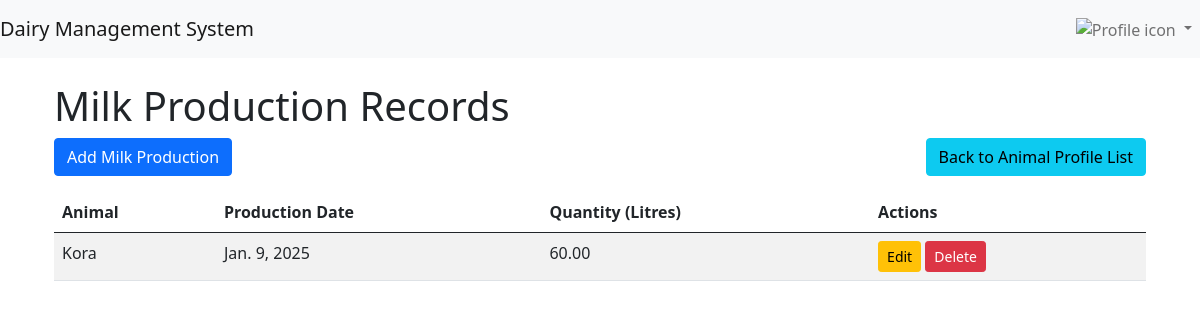
The page /data-management/milk-production/ (signed in) on the database as committed earlier.
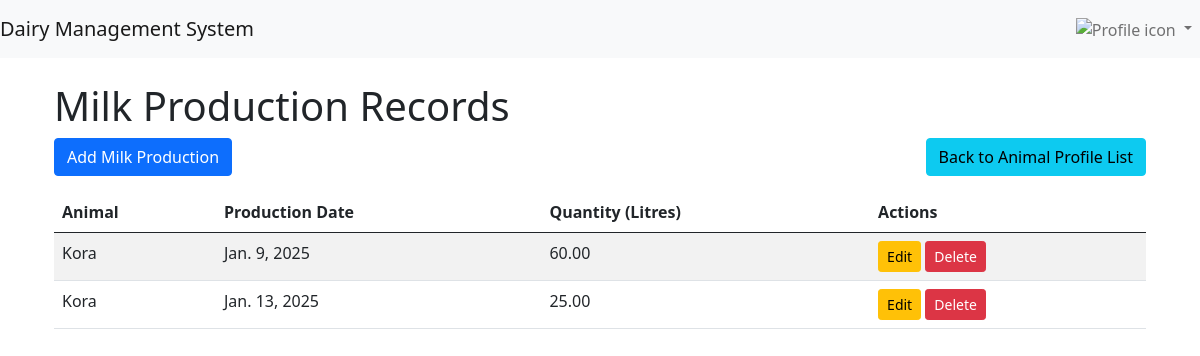
The same page on the database as committed later.
### data_management/models.py (models this page shows, shortened)
class MilkProduction(models.Model):
    livestock = models.ForeignKey(
        Livestock, on_delete=models.CASCADE, related_name="milk_productions", verbose_name=_("Livestock")
    )
    animal_profile = models.ForeignKey(AnimalProfile, on_delete=models.CASCADE, related_name="milk_productions")
    date = models.DateField(verbose_name=_("Date"))
    quantity = models.DecimalField(max_digits=5, decimal_places=2, verbose_name=_("Quantity (liters)"))

class AnimalProfile(models.Model):
    livestock = models.ForeignKey(
        Livestock, on_delete=models.CASCADE, related_name="profiles", verbose_name=_("Livestock")
    )
    name = models.CharField(max_length=100)
    health_status = models.CharField(max_length=100, verbose_name=_("Health Status"))
    weight = models.DecimalField(max_digits=6, decimal_places=2, verbose_name=_("Weight (kg)"))
    birth_weight = models.DecimalField(max_digits=6, decimal_places=2, blank=True, null=True, verbose_name=_("Birth Weight (kg)"))
    notes = models.TextField(blank=True, null=True, verbose_name=_("Notes"))
    profile_photo = models.ImageField(upload_to='animal_profiles/photos/', null=True, blank=True)  # New field for photo
    document_upload = models.FileField(upload_to='animal_profiles/documents/', null=True, blank=True)  # New field for documents
    date_of_birth = models.DateField(blank=True, null=True)

### data_management/views.py (the view)
# urls.py: path('milk-production/', MilkProductionListView.as_view(), name='milk_production_list'),
class MilkProductionListView(ListView):
    model = MilkProduction
    template_name = "milkproduction/milk_production_list.html"
    context_object_name = "milk_production_records"
    def get_queryset(self):
        queryset = super().get_queryset()
        animal_id = self.request.GET.get("animal_id")
        if animal_id:
            queryset = queryset.filter(animal_profile__id=animal_id)
        return queryset

### data_management/templates/milkproduction/milk_production_list.html (shortened to what this page needs)
{% extends 'users_management/base.html' %}
{% block content %}
<div class="container mt-4">
    <h1>Milk Production Records</h1>
    <div class="d-flex justify-content-between mb-3">
        <a href="{% url 'data_management:create_milk_production' %}" class="btn btn-primary">Add Milk Production</a>
        <a href="{% url 'data_management:animal_profile_list' %}" class="btn btn-info">Back to Animal Profile List</a>
    </div>
    <table class="table table-striped">
        <thead>
            <tr>
                <th>Animal</th>
                <th>Production Date</th>
                <th>Quantity (Litres)</th>
                <th>Actions</th>
            </tr>
        </thead>
        <tbody>
            {% for record in milk_production_records %}
            <tr>
                <td>{{ record.animal_profile.name }}</td>
                <td>{{ record.date }}</td>
                <td>{{ record.quantity }}</td>
                <td>
                    <a href="{% url 'data_management:update_milk_production' record.pk %}" class="btn btn-sm btn-warning">Edit</a>
                    <a href="{% url 'data_management:delete_milk_production' record.pk %}" class="btn btn-sm btn-danger">Delete</a>
                </td>
            </tr>
            {% empty %}
            <tr>
                <td colspan="4">No milk production records found.</td>
            </tr>
            {% endfor %}
        </tbody>
    </table>
</div>
{% endblock %}

Rows that differ between the two databases and show on the page:
added MilkProduction: animal_profile.name "Kora", date "Jan. 13, 2025", quantity "25.00"
